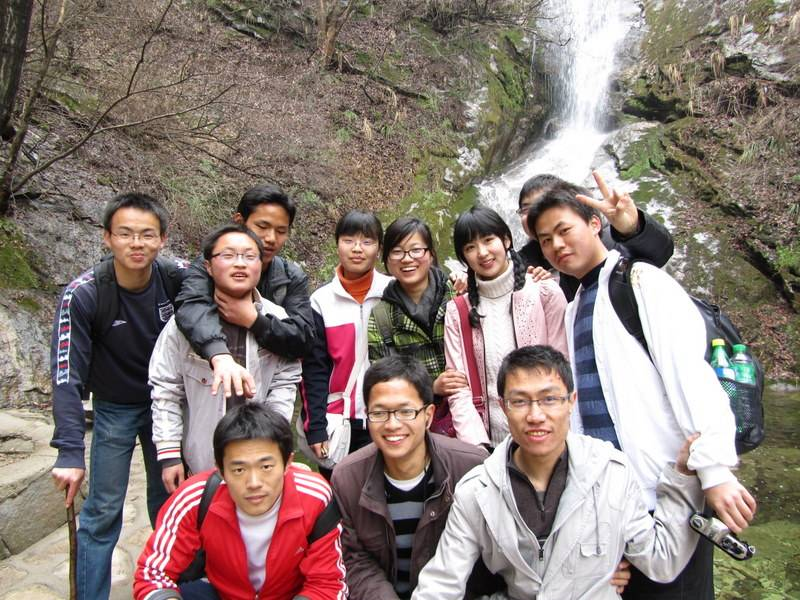
#> input picture faces.jpeg, 800 x 600 px
$ python sobel_and_laplacian.py   (older library calls are emulated)
#> lines starting #> are read from the running program, lines starting #| are printed output that depends on the picture
import numpy as np
import cv2

image = cv2.imread("../faces.jpeg")
#> image is the input picture: shape (600, 800, 3); mean B, G, R 117, 123.4, 138.2
image = cv2.cvtColor(image, cv2.COLOR_BGR2GRAY)
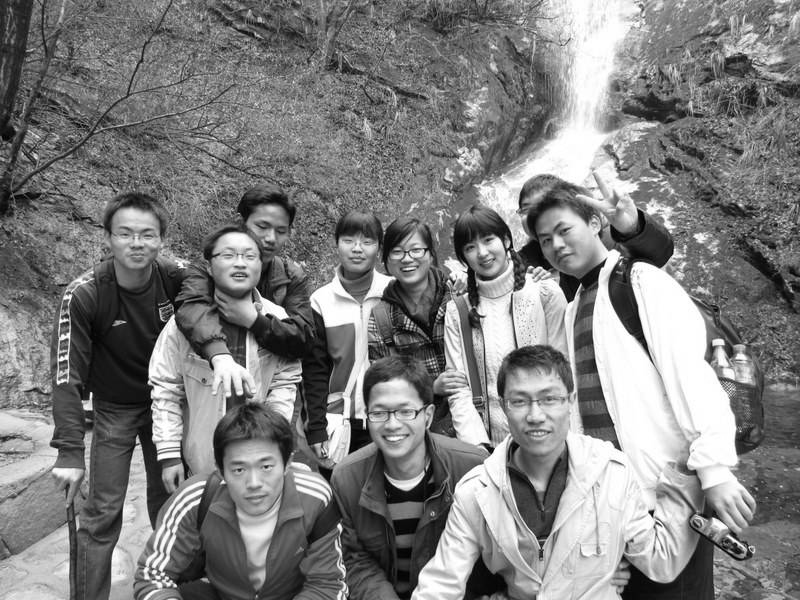
#> image: shape (600, 800); min 0, max 255, mean 127.1
cv2.imshow('Original', image)

lap = cv2.Laplacian(image, cv2.CV_64F)
lap = np.uint8(np.absolute(lap))
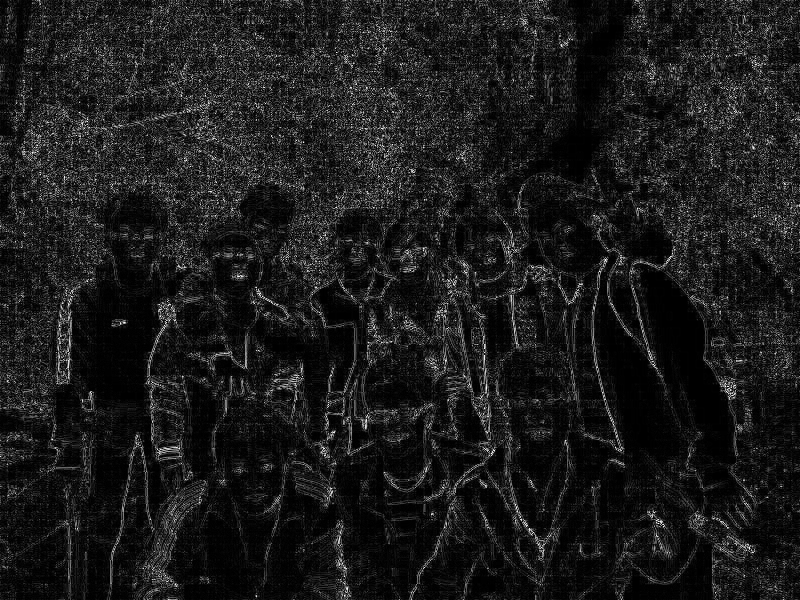
#> lap: shape (600, 800); min 0, max 255, mean 27.2
cv2.imshow("Laplacian", lap)
cv2.waitKey(0)

sobelX = cv2.Sobel(image, cv2.CV_64F, 1, 0)
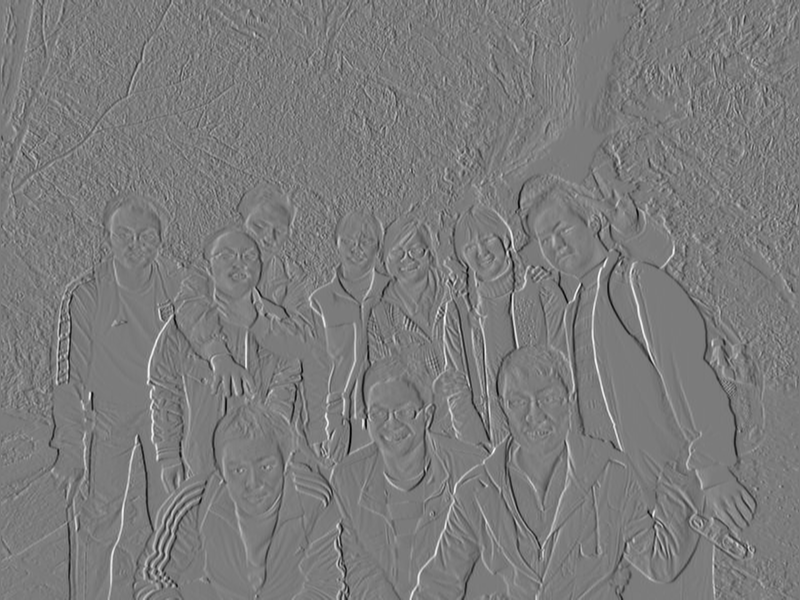
#> sobelX: shape (600, 800) float64; min -913, max 970, mean -0.2; drawn with min black and max white
sobelY = cv2.Sobel(image, cv2.CV_64F, 0, 1)
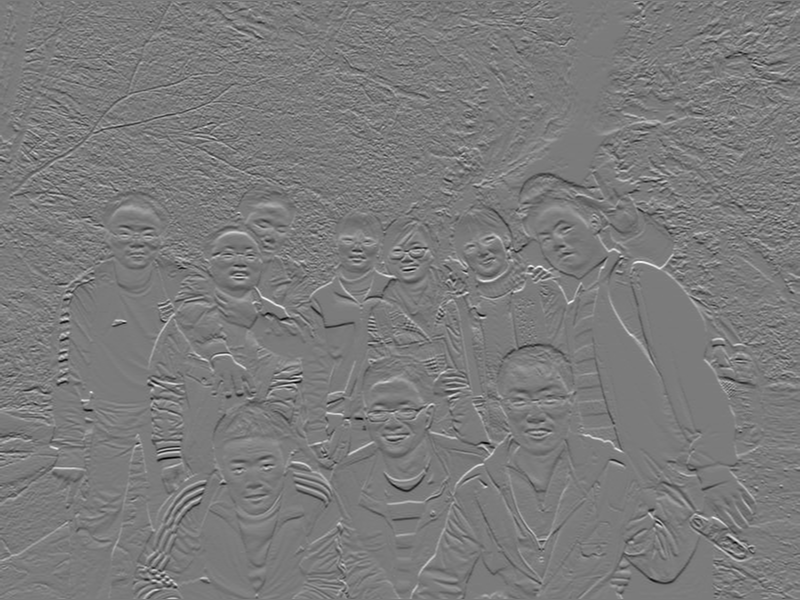
#> sobelY: shape (600, 800) float64; min -860, max 915, mean -0.3; drawn with min black and max white

sobelX = np.uint8(np.absolute(sobelX))
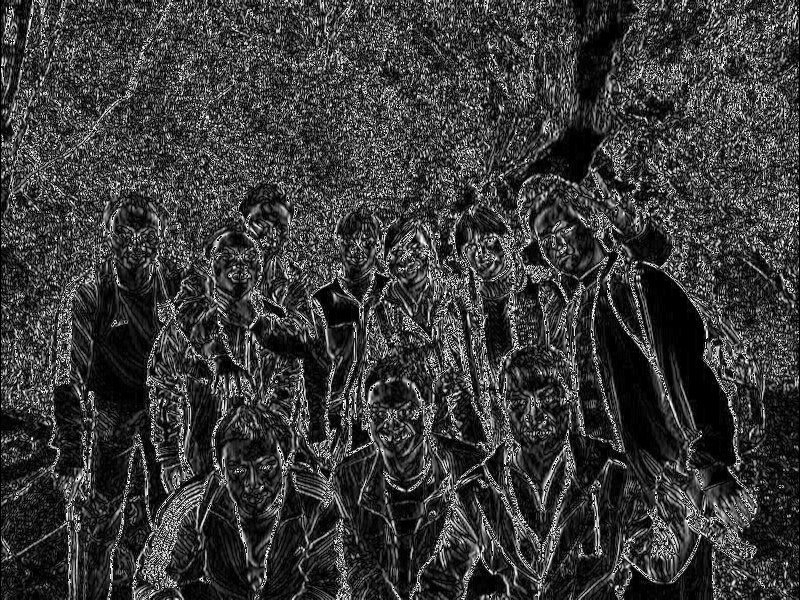
#> sobelX: shape (600, 800); min 0, max 255, mean 57.5
sobelY = np.uint8(np.absolute(sobelY))
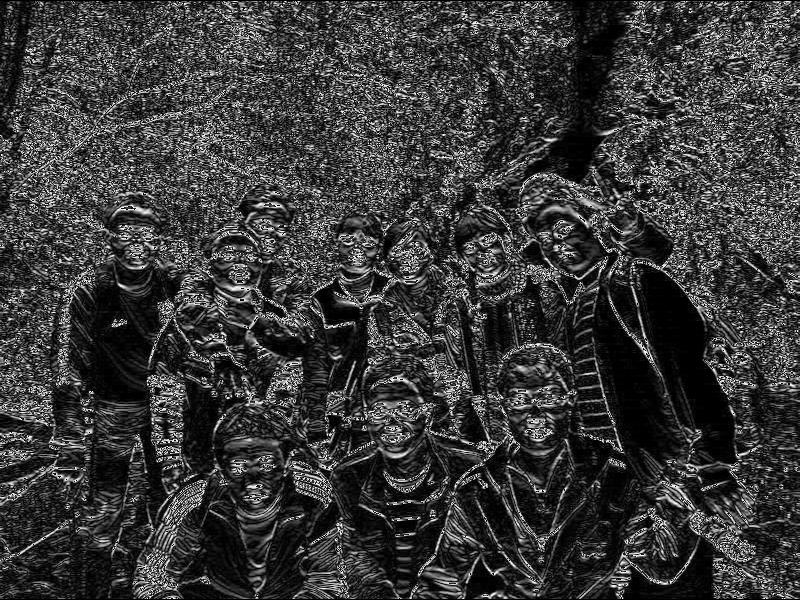
#> sobelY: shape (600, 800); min 0, max 255, mean 57.7

sobelCombined = cv2.bitwise_or(sobelX, sobelY)
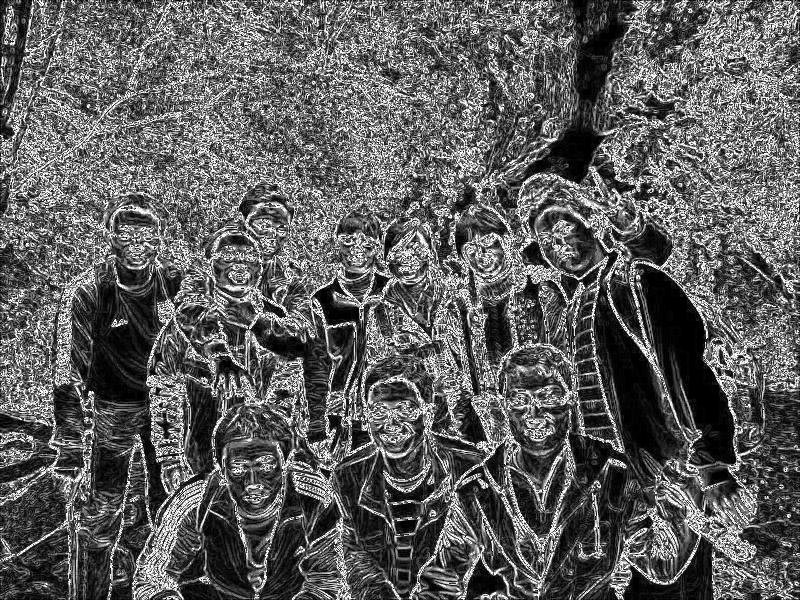
#> sobelCombined: shape (600, 800); min 0, max 255, mean 94.6

cv2.imshow("Sobel X", sobelX)
cv2.imshow("Sobel Y", sobelY)
cv2.imshow("Sobel Combined", sobelCombined)
cv2.waitKey(0)

$ run again, with face.JPG copied over faces.jpeg
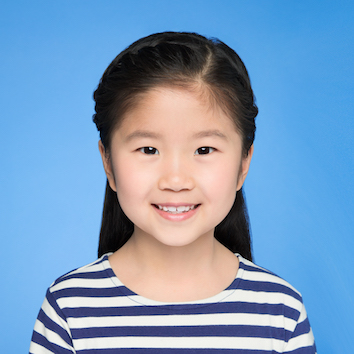
#> input picture face.JPG, 354 x 354 px
#> image is the input picture: shape (354, 354, 3); mean B, G, R 189.3, 155.3, 122.9
#> image: shape (354, 354)
#> `sobelY = cv2.Sobel(image, cv2.CV_64F, 0, 1)`:
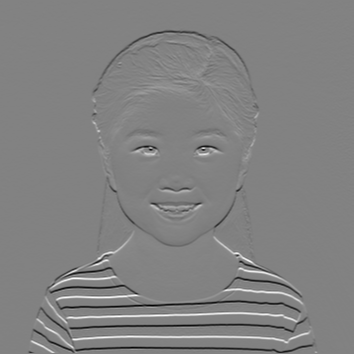
#> sobelY: shape (354, 354) float64; min -927, max 890, mean -1; drawn with min black and max white
#> `sobelCombined = cv2.bitwise_or(sobelX, sobelY)`:
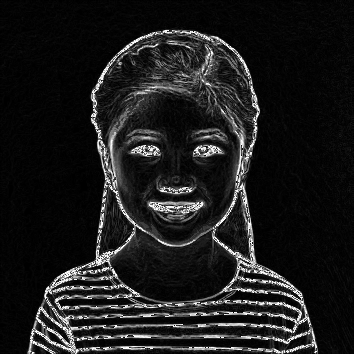
#> sobelCombined: shape (354, 354); min 0, max 255, mean 28.2
